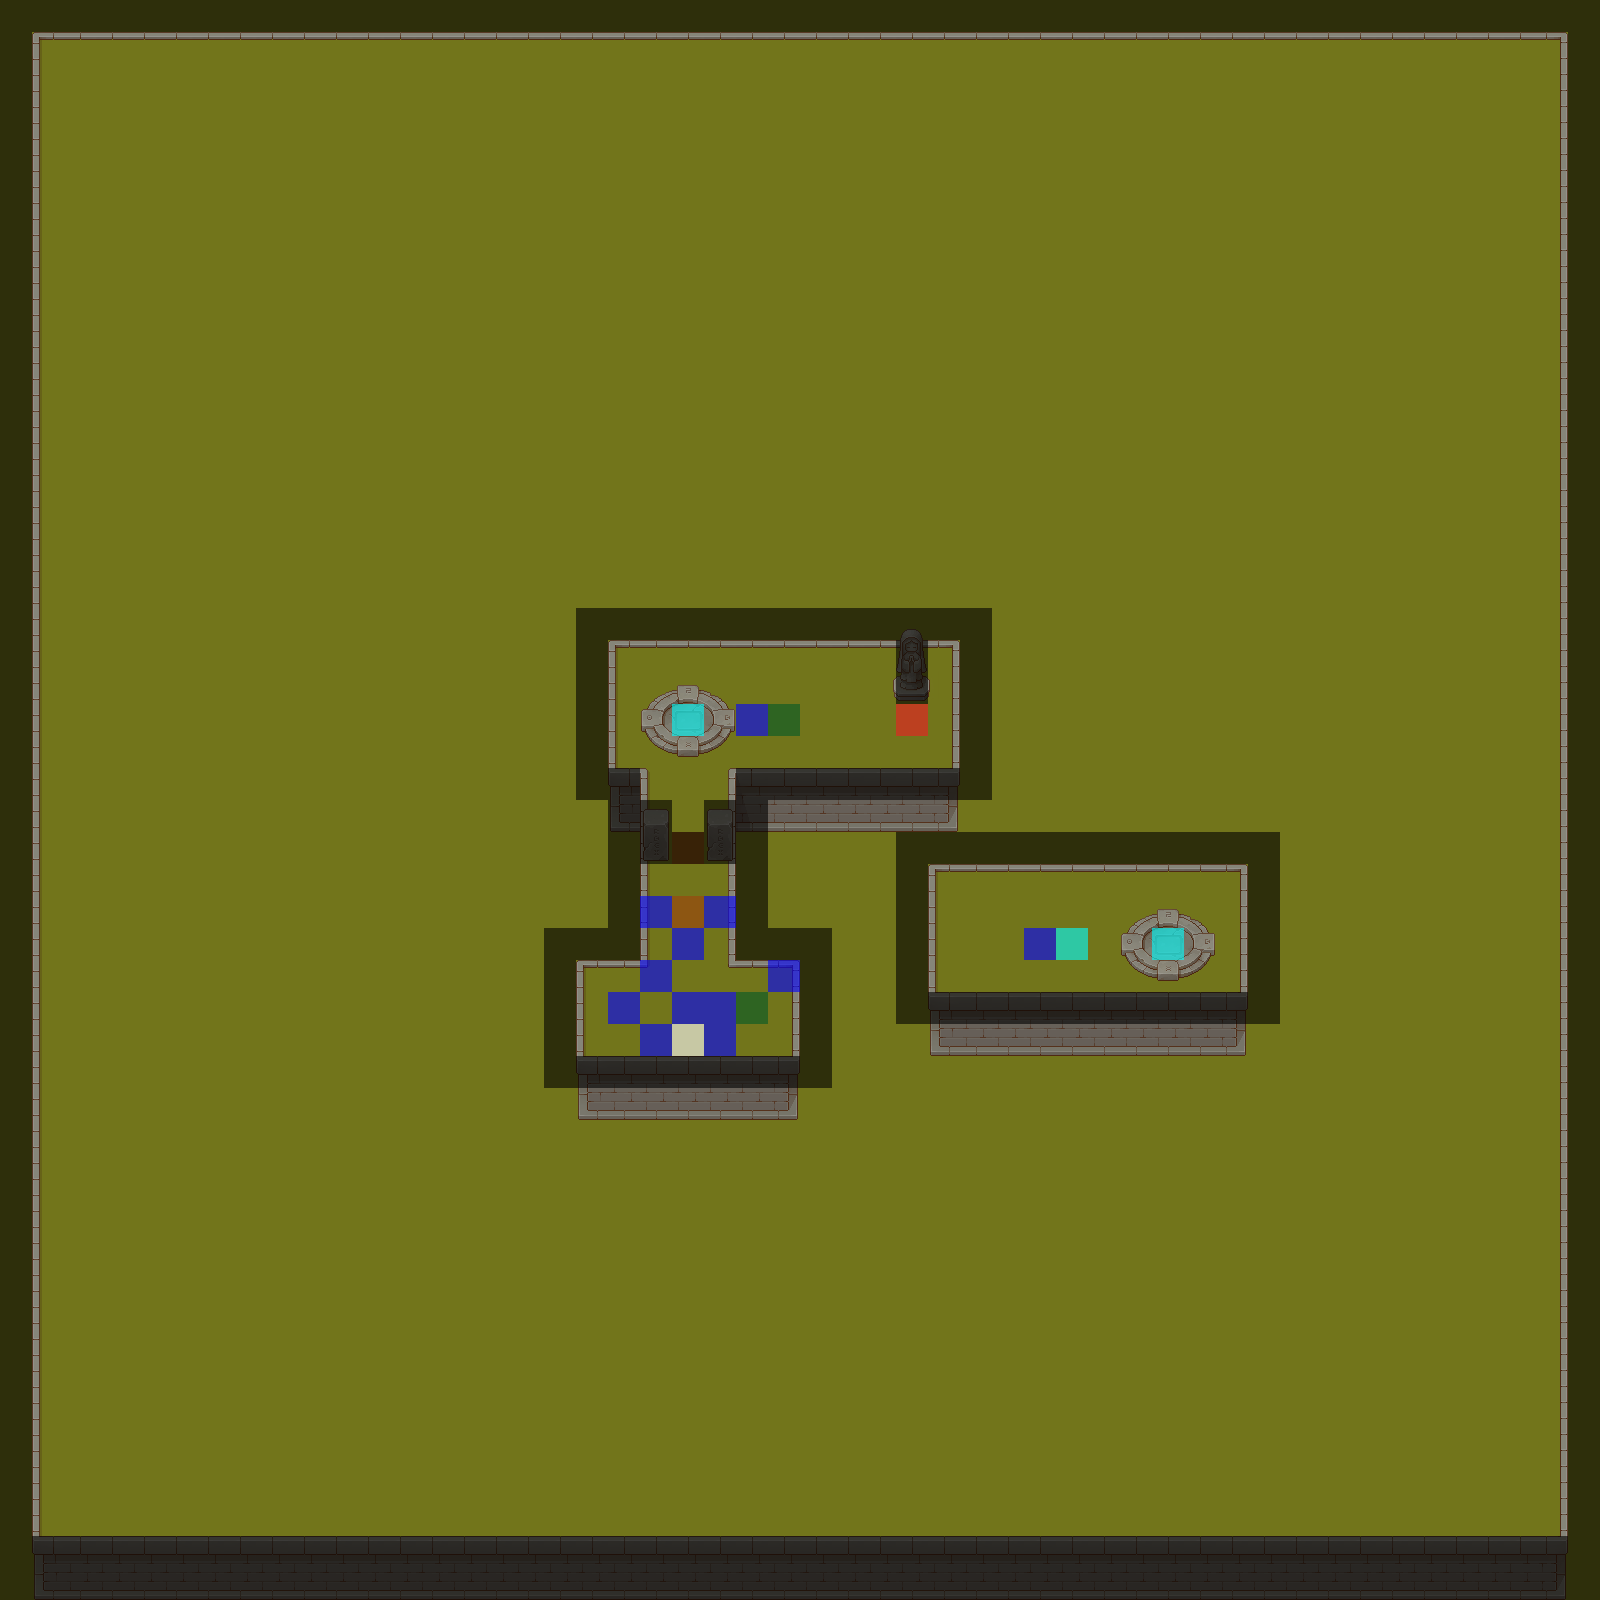

Tiled map render using the project's own tile images. Description and the map definition, with tile-layer contents summarised, below:
An orthogonal 50x50 tile map with 32x32 px tiles, 14 tile layers (Grass, Wall, Struct, Props, ...), 12 tilesets.

<map version="1.4" tiledversion="1.4.3" orientation="orthogonal" renderorder="right-down" width="50" height="50" tilewidth="32" tileheight="32" infinite="0" nextlayerid="15" nextobjectid="1">
 <tileset firstgid="1" source="../tsx/TX Tileset Grass.tsx" />
 <tileset firstgid="65" source="../tsx/TX Tileset Wall.tsx" />
 <tileset firstgid="321" source="../tsx/EventFlag.tsx" />
 <tileset firstgid="331" source="../tsx/Flag.tsx" />
 <tileset firstgid="337" source="../tsx/TX Props.tsx" />
 <tileset firstgid="593" source="../tsx/TX Shadow Plant.tsx" />
 <tileset firstgid="849" source="../tsx/TX Shadow.tsx" />
 <tileset firstgid="1105" source="../tsx/TX Struct.tsx" />
 <tileset firstgid="1361" source="../tsx/TX Tileset Stone Ground.tsx" />
 <tileset firstgid="1425" source="../tsx/[A]Water2_pipo.tsx" />
 <tileset firstgid="1473" source="../tsx/TX Plant.tsx" />
 <tileset firstgid="1729" source="../tsx/TX Player.tsx" />
 <layer id="1" name="Grass" width="50" height="50">
  <data>[2500 cells, 2500 non-empty, 1 distinct tile ids]</data>
 </layer>
 <layer id="10" name="Wall" width="50" height="50">
  <data>[2500 cells, 341 non-empty, 20 distinct tile ids]</data>
 </layer>
 <layer id="11" name="Struct" width="50" height="50">
  <data>[2500 cells, 0 non-empty, 0 distinct tile ids]</data>
 </layer>
 <layer id="5" name="Props" width="50" height="50">
  <data>[2500 cells, 31 non-empty, 20 distinct tile ids]</data>
 </layer>
 <layer id="12" name="Plant" width="50" height="50">
  <data>[2500 cells, 0 non-empty, 0 distinct tile ids]</data>
 </layer>
 <layer id="2" name="Player" width="50" height="50">
  <data>[2500 cells, 1 non-empty, 1 distinct tile ids]</data>
 </layer>
 <layer id="3" name="Box" width="50" height="50">
  <data>[2500 cells, 12 non-empty, 1 distinct tile ids]</data>
 </layer>
 <layer id="4" name="Goal" width="50" height="50">
  <data>[2500 cells, 3 non-empty, 2 distinct tile ids]</data>
 </layer>
 <layer id="7" name="TeleportGate" width="50" height="50">
  <data>[2500 cells, 2 non-empty, 1 distinct tile ids]</data>
 </layer>
 <layer id="14" name="Water" width="50" height="50">
  <data>[2500 cells, 0 non-empty, 0 distinct tile ids]</data>
 </layer>
 <layer id="8" name="Key" width="50" height="50">
  <data>[2500 cells, 2 non-empty, 2 distinct tile ids]</data>
 </layer>
 <layer id="9" name="Door" width="50" height="50">
  <data>[2500 cells, 1 non-empty, 1 distinct tile ids]</data>
 </layer>
 <layer id="6" name="Barrier" width="50" height="50">
  <data>[2500 cells, 343 non-empty, 2 distinct tile ids]</data>
 </layer>
 <layer id="13" name="WaterBarrier" width="50" height="50">
  <data>[2500 cells, 0 non-empty, 0 distinct tile ids]</data>
 </layer>
</map>
